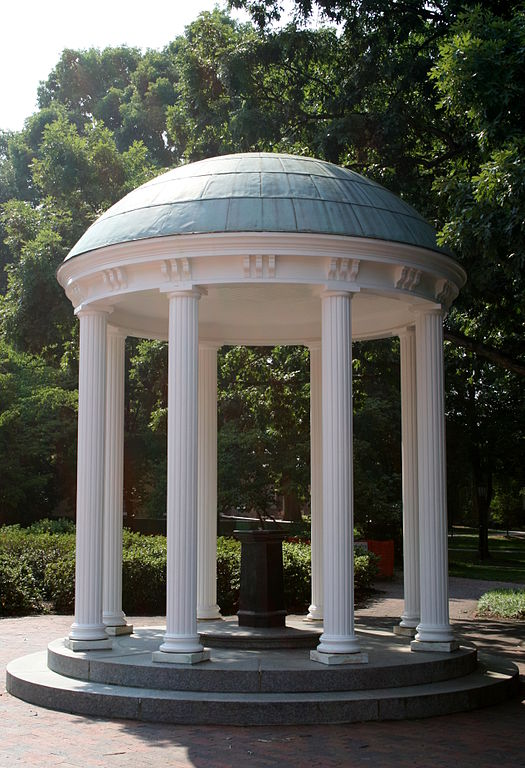
#> input picture image_set/oldwell.jpg, 525 x 768 px, found by its file name
$ python PartA.py
#> lines starting #> are read from the running program, lines starting #| are printed output that depends on the picture
### library.py
import cv2 as opencv
import numpy as np


def get_blue_channel(imageData):
    for x in range(0, len(imageData)):
        for y in range(0, len(imageData[x])):
            if not (x % 2 == 0 and y % 2 == 0):
                imageData[x][y] = 0

    return imageData


# [16 lines left out: functions get_red_channel, get_green_channel, not called in this run]


def stack_images(image1, image2, image3):
    margin = np.full((len(image1), 1, 3), 255).astype(np.uint8)
    return np.concatenate((image1, margin, image2, margin, image3), axis=1)


# [22 lines left out: functions get_difference, float32, unit8, not called in this run]

### PartA.py
import library
import numpy as np
import cv2 as opencv

originalImage = opencv.imread(r"F:\Notes\Master's notes\Semester VI\Computer Vision\Assignments\Assignment 1\image_set\oldwell.jpg")
#> originalImage is the input picture: shape (768, 525, 3); mean B, G, R 85.1, 92.2, 91.5
mosaicImage = opencv.imread(r"F:\Notes\Master's notes\Semester VI\Computer Vision\Assignments\Assignment 1\image_set\oldwell_mosaic.bmp")
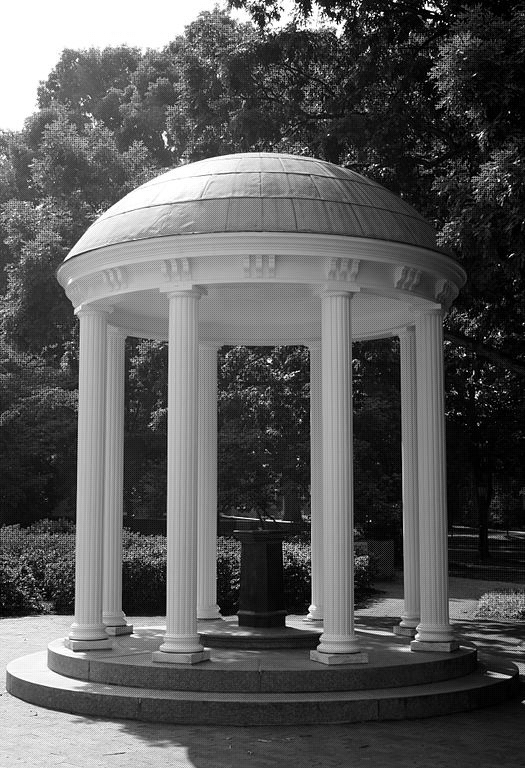
#> input picture image_set/oldwell_mosaic.bmp, 525 x 768 px, found by its file name
#> mosaicImage is the input picture: shape (768, 525, 3); min 0, max 255, mean 90.1

splitedMosaicImage = opencv.split(mosaicImage)
splitedMosaicImage[0] = library.get_blue_channel(splitedMosaicImage[0])
#> after the loop in get_blue_channel, `for x in range(0, len(imageData)):`:
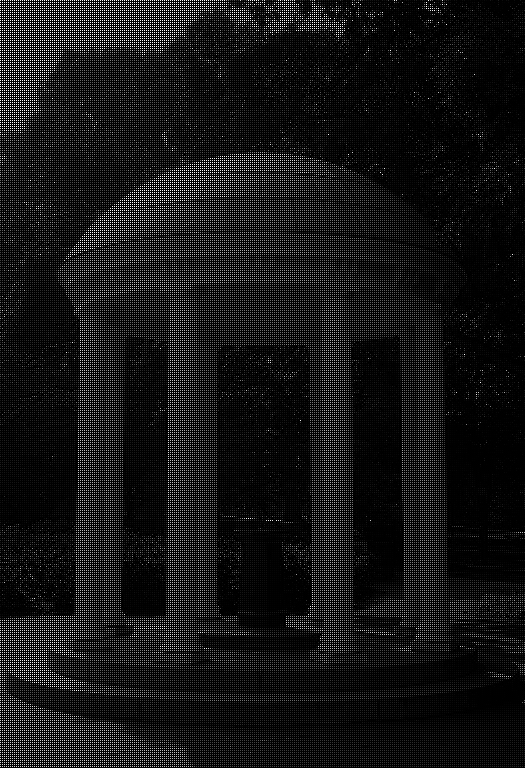
#> imageData: shape (768, 525); min 0, max 255, mean 21.3
#> (the run stopped early here; a loop or call above may not have finished)
